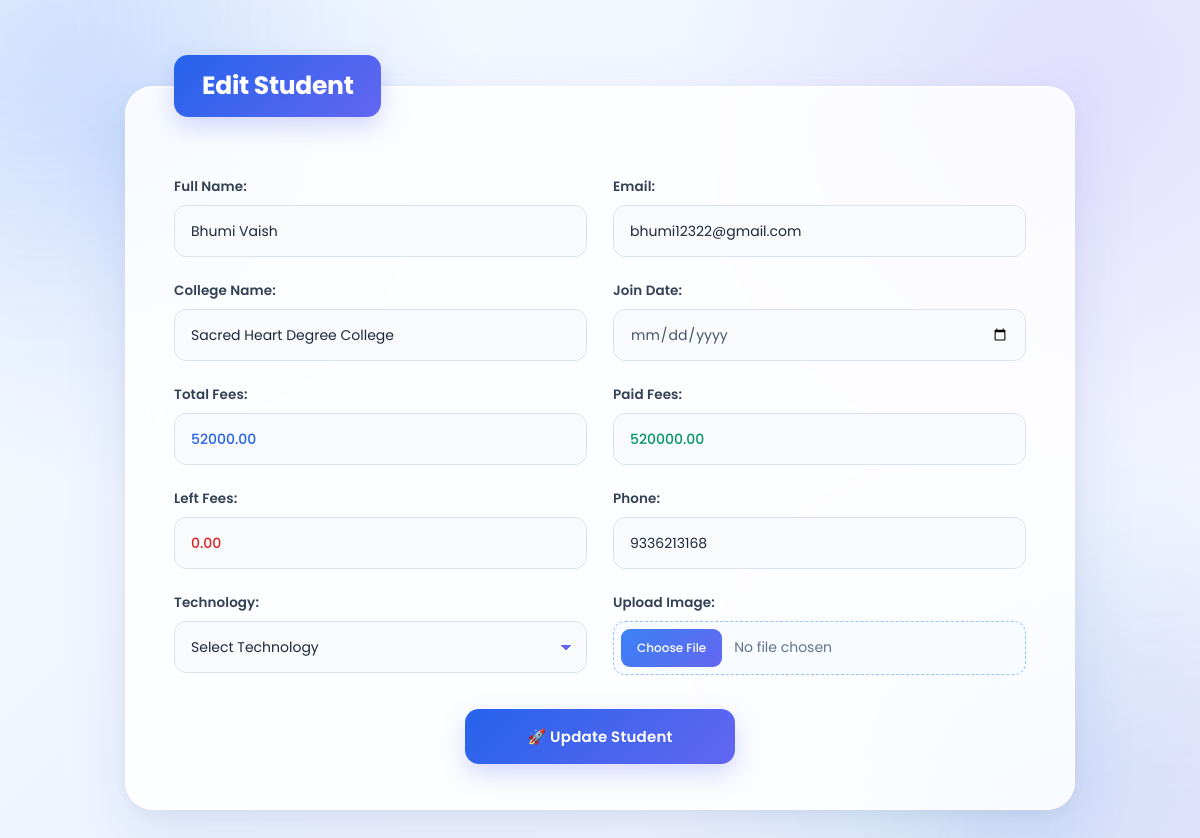
Screenshot of /edit_student/4 (signed in) with the database file from the repository.
### student/models.py (models this page shows)
class Student(models.Model):
    name = models.CharField(max_length=30, null=True)
    email = models.EmailField(max_length=30, null=True)
    username = models.CharField(max_length=30, unique=True, null=True)
    password = models.CharField(max_length=30,null=True)
    college = models.CharField(max_length=30, null=True)
    city = models.CharField(max_length=30, null=True)
    join_date = models.DateField(null=True)
    total_fees = models.DecimalField(max_digits=30, decimal_places=2)
    paid_fees = models.DecimalField(max_digits=30, decimal_places=2)
    left_fees = models.DecimalField(max_digits=30, decimal_places=2, null=True)
    phone = models.CharField(max_length=15, null=True)
    tech = models.CharField(max_length=30, null=True)
    image = models.ImageField(upload_to='images/')

### student/views.py (the view, shortened to what this page needs)
# urls.py: path('edit_student/<int:id>',edit_student,name='edit_student'),
@login_required(login_url='login')
def edit_student(request,id):
    student = Student.objects.get(id=id)
    return render(request,'edit_student.html', {"student":student})

### student/templates/edit_student.html (shortened to what this page needs)
<!DOCTYPE html>
<html lang="en">
<head>
</head>
<body>
    <fieldset>
        <legend>Edit Student</legend>
        <form method="POST" action="{% url 'edit_student' student.id %}" enctype="multipart/form-data">
            <div class="form-group">
                <label for="name">Full Name:</label>
                <input type="text" id="name" name="name" required value="{{student.name}}">
            </div>
            <div class="form-group">
                <label for="email">Email:</label>
                <input type="email" id="email" name="email" required value="{{student.email}}">
            </div>
            <div class="form-group">
                <label for="college">College Name:</label>
                <input type="text" id="college" name="college" required value="{{student.college}}">
            </div>
            <div class="form-group">
                <label for="join_date">Join Date:</label>
                <input type="date" id="join_date" name="join_date" required
                    style="width: 95%; padding: 10px; border-radius:5px; border: 1px solid #ccc;" value="{{student.join_date}}">
            </div>
            <div class="form-group">
                <label for="total_fees">Total Fees:</label>
                <input type="number" id="total_fees" name="total_fees" required value="{{student.total_fees}}">
            </div>
            <div class="form-group">
                <label for="paid_fees">Paid Fees:</label>
                <input type="number" id="paid_fees" name="paid_fees" oninput="fee()" required value="{{student.paid_fees}}">
            </div>
            <div class="form-group">
                <label for="left_fees">Left Fees:</label>
                <input type="number" id="left_fees" name="left_fees" required value="{{student.left_fees}}">
            </div>
            <div class="form-group">
                <label for="phone">Phone:</label>
                <input type="text" id="phone" name="phone" required value="{{student.phone}}">
            </div>
            <div class="form-group">
                <label for="technology">Technology:</label>
                <select name="technology" id="technology" required>
                    <option value="" disabled selected>Select Technology</option>
                </select>
            </div>
            <div class="form-group">
                <label for="image">Upload Image:</label>
                <input type="file" id="image" name="image" accept="image/*">
            </div>
            <div class="button-box">
                <input type="submit" value="🚀 Update Student">
            </div>
        </form>
    </fieldset>
</body>
</html>

### student/templates/edit_student.html (style rules this page uses)
* { margin: 0; padding: 0; box-sizing: border-box; font-family: 'Poppins', 'Segoe UI', sans-serif; }
body { min-height: 100vh; padding: 55px 20px; background: radial-gradient(circle at 10% 15%, rgba(59, 130, 246, 0.16), transparent 28%), radial-gradient(circle at 90% 10%, rgba(139, 92, 246, 0.14), transparent 30%), radial-gradient(circle at 85% 90%, rgba(6, 182, 212, 0.12), transparent 30%), linear-gradient( 135deg, #f8fbff 0%, #eef4ff 48%, #f8f5ff 100% ); color: #1e293b; position: relative; overflow-x: hidden; }
body::before, body::after { content: ""; position: fixed; border-radius: 50%; filter: blur(90px); pointer-events: none; z-index: 0; }
body::before { width: 380px; height: 380px; top: -160px; left: -150px; background: rgba(59, 130, 246, 0.10); }
body::after { width: 430px; height: 430px; right: -190px; bottom: -190px; background: rgba(139, 92, 246, 0.10); }
fieldset { width: 100%; max-width: 950px; margin: auto; padding: 48px 48px 45px; border: 1px solid rgba(255, 255, 255, 0.95); border-radius: 28px; background: rgba(255, 255, 255, 0.84); backdrop-filter: blur(22px); -webkit-backdrop-filter: blur(22px); box-shadow: 0 25px 65px rgba(30, 64, 175, 0.10), 0 5px 20px rgba(15, 23, 42, 0.05), inset 0 1px 0 rgba(255, 255, 255, 0.9); position: relative; z-index: 2; animation: formEntry 0.65s ease; }
legend { padding: 12px 28px; border-radius: 14px; background: linear-gradient( 135deg, #2563eb, #6366f1, #8b5cf6 ); background-size: 200% 200%; color: #ffffff; font-size: 25px; font-weight: 650; letter-spacing: -0.3px; box-shadow: 0 10px 25px rgba(99, 102, 241, 0.25); animation: gradientMove 6s ease infinite; }
form { width: 100%; display: grid; grid-template-columns: repeat(2, minmax(0, 1fr)); gap: 24px 26px; margin-top: 12px; }
.form-group, .form-froup { width: 100%; display: flex; flex-direction: column; position: relative; }
label { margin-bottom: 8px; color: #334155; font-size: 13.5px; font-weight: 600; letter-spacing: 0.1px; }
input, select { width: 100% !important; height: 52px; padding: 0 16px; border: 1px solid #dbe3ef; border-radius: 12px; background: rgba(248, 250, 252, 0.90); color: #1e293b; font-size: 14px; font-weight: 400; outline: none; transition: border 0.25s ease, box-shadow 0.25s ease, background 0.25s ease, transform 0.25s ease; }
input[type="date"] { width: 100% !important; padding: 0 16px !important; border-radius: 12px !important; border: 1px solid #dbe3ef !important; color: #475569; cursor: pointer; }
select { cursor: pointer; appearance: none; -webkit-appearance: none; padding-right: 45px; background-image: linear-gradient( 45deg, transparent 50%, #6366f1 50% ), linear-gradient( 135deg, #6366f1 50%, transparent 50% ); background-position: calc(100% - 20px) 23px, calc(100% - 15px) 23px; background-size: 5px 5px, 5px 5px; background-repeat: no-repeat; }
select option { background: white; color: #1e293b; }
input[type="number"] { font-weight: 500; }
#total_fees { color: #2563eb; }
#paid_fees { color: #059669; }
#left_fees { color: #dc2626; }
input[type="file"] { height: auto; min-height: 52px; padding: 7px; color: #64748b; background: #f8fbff; border: 1px dashed #93c5fd; cursor: pointer; }
.button-box { grid-column: 1 / -1; width: 100%; margin-top: 10px; text-align: center; }
input[type="submit"] { width: 270px !important; height: 55px; padding: 0; border: none; border-radius: 14px; background: linear-gradient( 135deg, #2563eb, #6366f1, #8b5cf6 ); background-size: 200% 200%; color: white; font-size: 15px; font-weight: 600; letter-spacing: 0.2px; cursor: pointer; box-shadow: 0 10px 25px rgba(99, 102, 241, 0.25); transition: transform 0.3s ease, box-shadow 0.3s ease, background-position 0.4s ease; }

### rows the page displays
Student: name "Bhumi Vaish", email "bhumi12322@gmail.com", college "Sacred Heart Degree College", total_fees "52000.00", paid_fees "520000.00", left_fees "0.00", phone "9336213168"
